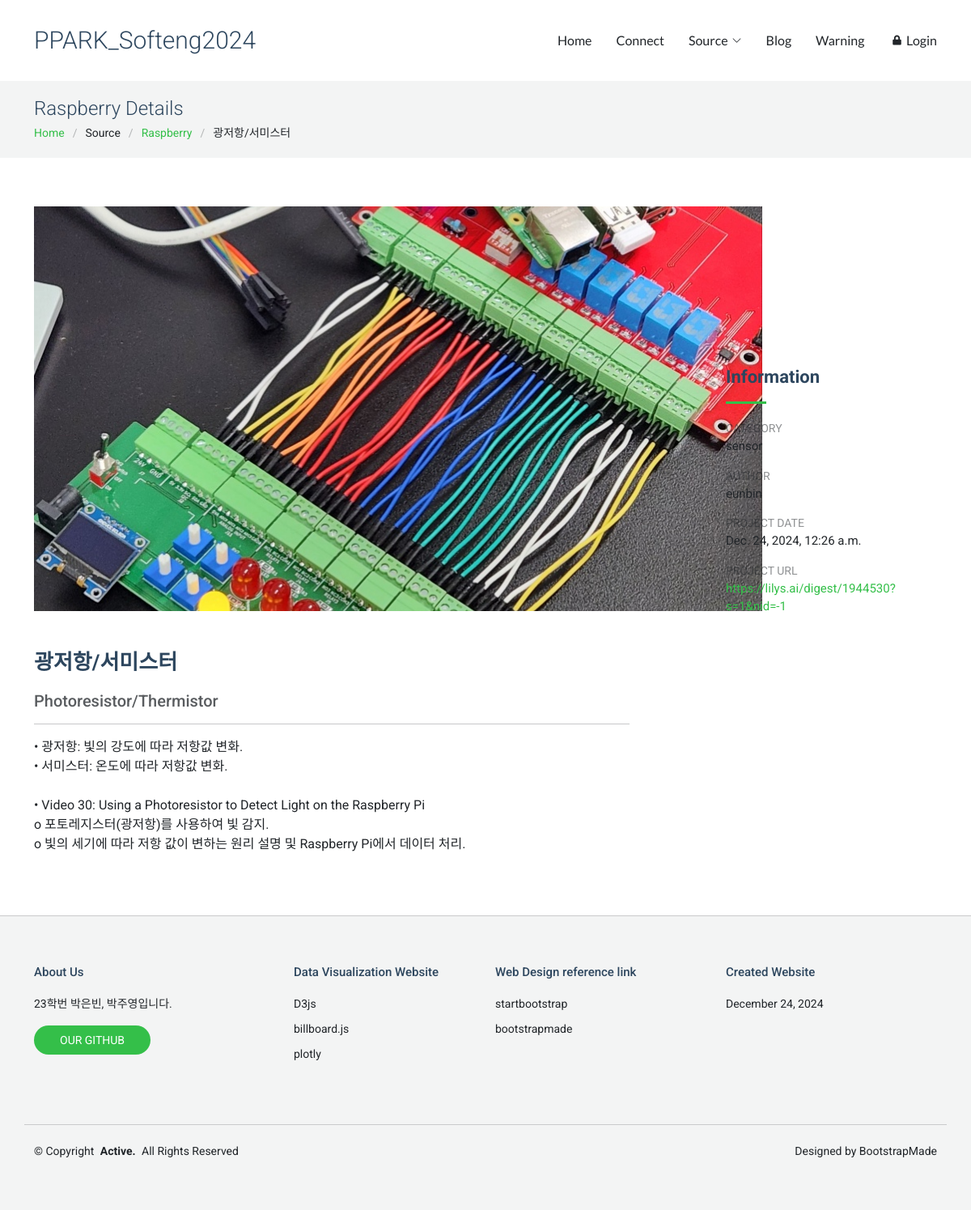
The page /raspberry/1/ on the database its author committed.
### single_pages/models.py (models this page shows, shortened)
class Raspberry(models.Model):
    CATEGORY_CHOICES = [
        ('sensor', 'Sensor'),
        ('input', 'Input'),
        ('control', 'Control'),
        ('output', 'Output'),
        ('etc', 'etc'),
    ]
    title = models.CharField(max_length=200)
    hook_text = models.CharField(max_length=100, blank=True)
    description = models.TextField()
    category = models.CharField(max_length=50, choices=CATEGORY_CHOICES)
    image = models.ImageField(upload_to='raspberry/', blank=True, null=True)
    created_at = models.DateTimeField(auto_now_add=True)
    author = models.ForeignKey(User, null=True, on_delete=models.SET_NULL)
    project_url = models.URLField(
        max_length=300,
        blank=True,
        null=True,
        verbose_name="프로젝트 URL"
    )
    blog_url = models.URLField(
        max_length=300,
        blank=True,
        null=True,
        verbose_name="블로그 URL"
    )

### single_pages/views.py (the view)
# urls.py: path('raspberry/<int:pk>/', views.RaspberryDetailView.as_view(), name='raspberry_details'),
class RaspberryDetailView(DetailView):
    model = Raspberry
    template_name = 'single_pages/raspberry_details.html'
    context_object_name = 'post'

### single_pages/templates/single_pages/raspberry_details.html (shortened to what this page needs)
{% extends 'base.html' %}
{% block main_area %}
{% load static %}
<div class="page-title light-background">
  <div class="container">
    <h1>Raspberry Details</h1>
    <nav class="breadcrumbs">
      <ol>
        <li><a href="/">Home</a></li>
        <li>Source</li>
        <li><a href="{% url 'single_pages:raspberry' %}">Raspberry</a></li>
        <li class="current">{{ object.title }}</li>
      </ol>
    </nav>
  </div>
</div>
<section id="portfolio-details" class="portfolio-details section">
  <div class="container" data-aos="fade-up">
    <div class="post-img">
    {% if post.image %}
        <img src="{{ post.image.url }}" alt="{{ post.title }} head image" class="img-fluid" style="width: 900px; height: 500px; object-fit: cover;">
    {% else %}
        <img src="https://picsum.photos/seed/{{ post.id }}/900/310" alt="random_image">
    {% endif %}
    </div>
    <div class="row justify-content-between gy-4 mt-4">
      <div class="col-lg-8" data-aos="fade-up">
        <div class="portfolio-description">
          <h2>{{ post.title }}</h2>
          {% if post.hook_text %}
            <h5 class="text-muted">{{ post.hook_text }}</h5>
          {% endif %}
          <hr>
          <p>{{ post.description|linebreaksbr }}</p>
        </div>
      </div>
      <div class="col-lg-3" data-aos="fade-up" data-aos-delay="100">
        <div class="portfolio-info" style="margin-top: -350px">
          <h3>Information</h3>
          <ul>
            <li><strong>Category</strong>{{ post.category }}</li>
            <li><strong>Author</strong>{{ post.author }}</li>
            <li><strong>Project date</strong>{{ post.created_at }}</li>
            <li>
              <strong>Project URL</strong>
              {% if post.project_url %}
                <a href="{{ post.project_url }}" target="_blank">{{ post.project_url }}</a>
              {% else %}
                <span>None</span>
              {% endif %}
          </ul>
        </div>
      </div>
    </div>
  </div>
</section>
{% endblock %}

### static/single_pages/css/main.css (style rules this page uses)
:root { --default-font: "Roboto", system-ui, -apple-system, "Segoe UI", Roboto, "Helvetica Neue", Arial, "Noto Sans", "Liberation Sans", sans-serif, "Apple Color Emoji", "Segoe UI Emoji", "Segoe UI Symbol", "Noto Color Emoji"; --heading-font: "Roboto", sans-serif; --nav-font: "Lato", sans-serif; }
:root { --background-color: #ffffff; --default-color: #212529; --heading-color: #2d465e; --accent-color: #34bf49; --surface-color: #ffffff; --contrast-color: #ffffff; }
:root { --nav-color: #212529; --nav-hover-color: #34bf49; --nav-mobile-background-color: #ffffff; --nav-dropdown-background-color: #ffffff; --nav-dropdown-color: #212529; --nav-dropdown-hover-color: #34bf49; }
.light-background { --background-color: #f3f4f4; --surface-color: #ffffff; }
:root { scroll-behavior: smooth; }
body { color: var(--default-color); background-color: var(--background-color); font-family: var(--default-font); }
a { color: var(--accent-color); text-decoration: none; transition: 0.3s; }
h1, h2, h3, h4, h5, h6 { color: var(--heading-color); font-family: var(--heading-font); }
.page-title { color: var(--default-color); background-color: var(--background-color); padding: 20px 0; position: relative; }
.page-title h1 { font-size: 24px; font-weight: 300; margin: 0 0 5px 0; }
.page-title .breadcrumbs ol { display: flex; flex-wrap: wrap; list-style: none; padding: 0; margin: 0; font-size: 14px; font-weight: 400; }
.page-title .breadcrumbs ol li+li { padding-left: 10px; }
.page-title .breadcrumbs ol li+li::before { content: "/"; display: inline-block; padding-right: 10px; color: color-mix(in srgb, var(--default-color), transparent 70%); }
section, .section { color: var(--default-color); background-color: var(--background-color); padding: 60px 0; scroll-margin-top: 100px; overflow: clip; }
.portfolio-details .portfolio-info h3 { font-size: 22px; font-weight: 700; margin-bottom: 20px; padding-bottom: 20px; position: relative; }
.portfolio-details .portfolio-info h3:after { content: ""; position: absolute; display: block; width: 50px; height: 3px; background: var(--accent-color); left: 0; bottom: 0; }
.portfolio-details .portfolio-info ul { list-style: none; padding: 0; font-size: 15px; }
.portfolio-details .portfolio-info ul li { display: flex; flex-direction: column; padding-bottom: 15px; }
.portfolio-details .portfolio-info ul strong { text-transform: uppercase; font-weight: 400; color: color-mix(in srgb, var(--default-color), transparent 50%); font-size: 14px; }
.portfolio-details .portfolio-description h2 { font-size: 26px; font-weight: 700; margin-bottom: 20px; }
.portfolio-details .portfolio-description p { padding: 0; }

### rows shown on the page
Raspberry: title "광저항/서미스터", image (picture), hook_text "Photoresistor/Thermistor", description "• 광저항: 빛의 강도에 따라 저항값 변화. • 서미스터: 온도에 따라 저항값 변화. • Video 30: Using a Photoresistor to Detect Light on the Raspberry Pi o 포토레지스터(광저항)를 사용하여 빛 감지. o 빛의 세기에 따라 저항 값이 변하는 원리 설명 및 Raspberry Pi에서 데이터 처리.", created_at "Dec. 24, 2024, 12:26 a.m."
